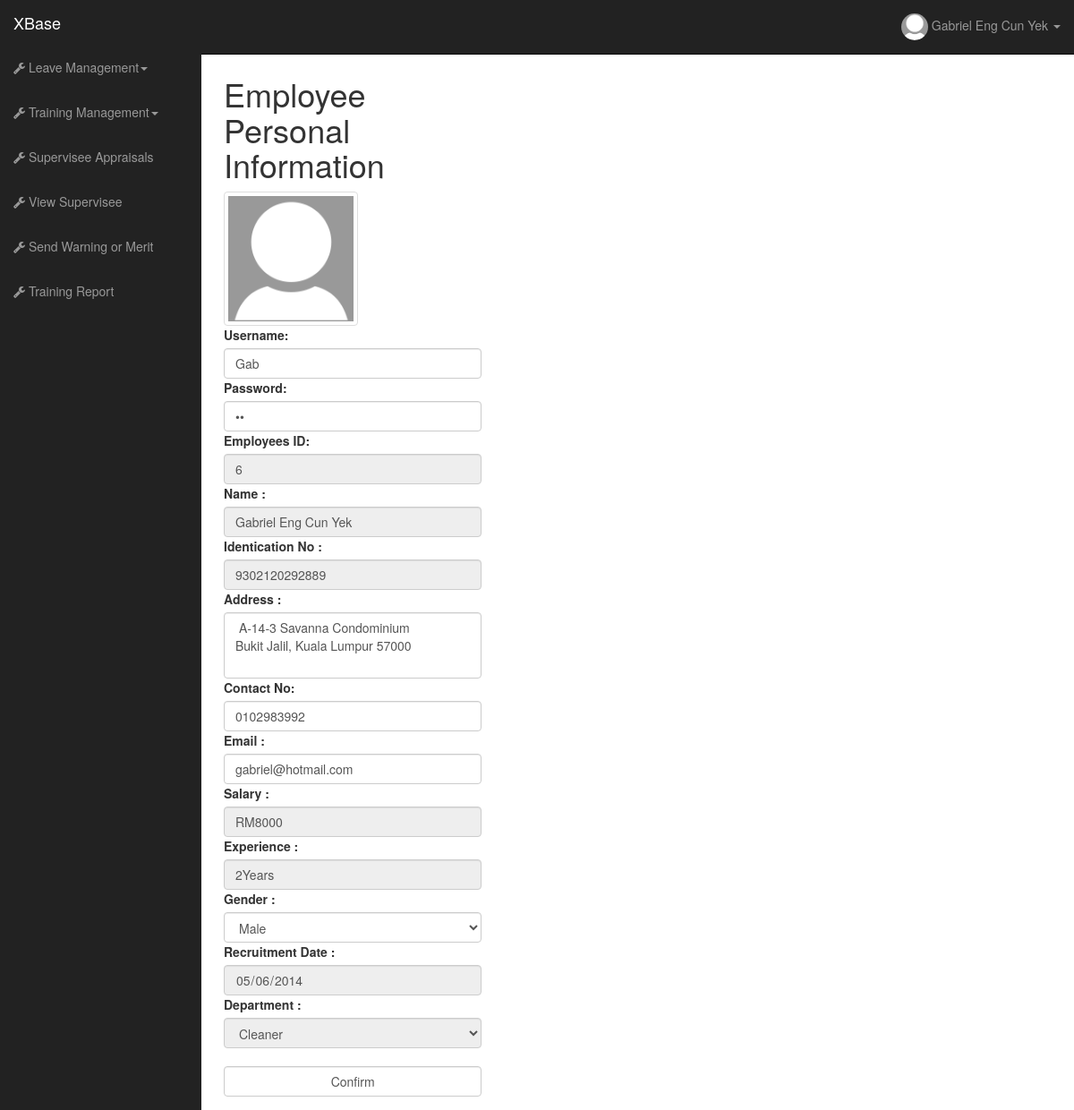
The page /profile-edit.php (signed in) on the database its author committed.
### tables this page shows
CREATE TABLE IF NOT EXISTS `employees` (
  `Employees_ID` int(11) NOT NULL AUTO_INCREMENT,
  `FullName` varchar(300) NOT NULL,
  `Identification_Card` varchar(100) NOT NULL,
  `Address` varchar(300) NOT NULL,
  `Contact_No` varchar(100) NOT NULL,
  `Email` varchar(300) NOT NULL,
  `Salary` varchar(100) NOT NULL,
  `Experience` varchar(300) NOT NULL,
  `Gender` varchar(100) NOT NULL,
  `Recruitment_Date` date NOT NULL,
  `Privilege` varchar(100) NOT NULL,
  PRIMARY KEY (`Employees_ID`)
);

CREATE TABLE IF NOT EXISTS `employees_department` (
  `EmpDepart_ID` int(11) NOT NULL AUTO_INCREMENT,
  `Employees_ID` int(11) NOT NULL,
  `Department_ID` int(11) NOT NULL,
  PRIMARY KEY (`EmpDepart_ID`)
);

CREATE TABLE IF NOT EXISTS `department` (
  `Department_ID` int(11) NOT NULL AUTO_INCREMENT,
  `Department_Name` varchar(300) NOT NULL,
  `Supervisor_ID` int(11) NOT NULL,
  PRIMARY KEY (`Department_ID`)
);

### core/function/users.php (called while the page is built, shortened)
<?php
function getuserdetails ($id, $parameter){
    $query= mysql_query("SELECT * FROM employees WHERE Employees_ID='$id'");
    $result = mysql_result($query,0, $parameter);
    return $result;
}
function Agetuserlogin($id,$parameter){
	$query= mysql_query("SELECT * FROM login WHERE Employee_ID ='$id'");
	$result = mysql_result($query,0, $parameter);
	return $result;
}
function checkprivilege ($id){
	$query = mysql_query("SELECT Privilege FROM employees WHERE Employees_ID='$id'");
	$result = mysql_result($query, 0, "Privilege");
	return $result;
}
function getdepartmentID ($id){
	$query = mysql_query("SELECT Department_ID FROM employees_department WHERE Employees_ID = '$id' ");
	$result = mysql_result($query, 0);
	return $result;
}
?>

### profile-edit.php (the view, shortened to what this page needs)
<?php require 'core/init.php' ?>
  <body>
    <div id="wrapper">
<?php
				if ($privilege== "normal"){
					include 'widget/header-normal.php';
				}else if ($privilege=="supervisor"){
					include 'widget/header-supervisor.php';
				}else if ($privilege=="admin"){
					include 'widget/header-admin.php';
				}
?>
      <div id="page-wrapper">
        <div class="row">
                  <div class="col-xs-4">
        <form role="form" method ="post" action="confirm-edit.php">
 <h1>   Employee Personal Information </h1>
<div> <?php
			 $file = "picture/".$userid.".jpg";
			 if (file_exists($file)==true){
				$pict = $userid;
			 }else{
				 $pict = "no-pict";
			 }
			 ?>
             <img src="picture/<?php
			 echo $pict;
			 ?>.jpg"  width="150" height="150" class="img-thumbnail">
           	</div>
              <label for="Username">Username:</label>
		<input type ="Text" height="20px" width="135px"
		enabled="True" id="Ausername"   required class="form-control" name="username" value="<?php
			$username =Agetuserlogin($userid,'UserName');
			echo $username;
?>">
  <label for="Password">Password:</label>
		<input type ="Password" height="20px" width="135px"
		enabled="True" id="Auserpass"  required class="form-control" name="userpass" value="<?php
		$userpass =Agetuserlogin($userid,'Password');
			echo $userpass;
		?>">
             <label for="Employees ID">Employees ID:</label>
		<input type ="Text" height="20px" width="135px"
		enabled="True" id="EmplyID" readonly class="form-control" name="empid" value="<?php
		$ID =getuserdetails($userid,'Employees_ID');
		echo $ID;
		?>">
           <label for="Name">Name :</label>
             <input type="Text" Height="20px" Width="135px"
                   Enabled="True" id="Name" readonly class="form-control" name="Fulname" value="<?php
                    $name =getuserdetails ($userid, 'FullName');
                      echo $name;
		?>">
	<label for="Identication Number">Identication No :</label>
	<input type="Text' height="20px" readonly width="135px" enabled="True" id="Name" class="form-control" name="ID" value="<?php
	$IC =getuserdetails($userid,'Identification_Card');
	echo $IC;
	?>">
 <label for="Address">Address :</label>
 <textarea class="form-control" style="resize:none" name="add" id="Address" Enabled="True" rows="3" required>
 <?php
        $address =getuserdetails ($userid, "Address");
                      echo $address;
                      ?>
 </textarea>
    <label for="Contact">Contact No:</label>
    <input type="text" Height="20px" Width="135px"
            Enabled="True"  id="Contact" required class="form-control" name="conta" value="<?php
			$contact =getuserdetails ($userid, "Contact_No");
                      echo $contact;?>
            ">
     <label for="Email">Email :</label>
     <input type="email" Height="20px" Width="135px"
            Enabled="True" id="Email" required  class="form-control" name="email" value="<?php
			$email =getuserdetails($userid,'Email');
			echo $email;
			?>">
    <label for="Salary">Salary :</label>
    <input type="Text" Height="20px" Width="135px"
            Enabled="True" id="Salary" class="form-control" name="sal" readonly value="<?php $salary =getuserdetails($userid,'Salary');
			echo "RM".$salary;
			?>">
    <label for="Experience">Experience :</label>
    <input type="Text" id="Experience" Height="20px" Width="135px"
            Enabled="True" class="form-control" name="exp" readonly value="<?php
            $exp=getuserdetails($userid,'Experience');
			echo $exp."Years";?>">
    <label for = "Genderlist">Gender :</label>
    <select class="form-control" id = "Genderlist" name="gender" >
        	<?php $gender=getuserdetails($userid,'Gender');
			?>
               <option value = "Male"  <?php if($gender== "Male"){ echo 'selected'; }?> >Male</option>
               </select>
    <label for="RecDate">Recruitment Date :</label>
    <input type="Date" Height="20px" Width="135px"
            Enabled="True" id="RecDate" class="form-control" name="recrdate" readonly value="<?php
            $recrdate=getuserdetails($userid,'Recruitment_Date');
			echo $recrdate;
			?>">
    <fieldset disabled>
    <label for="Departmentlist">Department :</label>
    <select class="form-control"  id = "Departmentlist" name="department" >
		<?php
		$depart=getdepartmentID($userid);
		$query = mysql_query("SELECT * FROM department ");
		while ($result = mysql_fetch_assoc ($query)){
			echo "<option value = '".$result['Department_ID']."'";
			if ($depart == $result['Department_ID']){
				echo "selected";
			}
			echo " >".$result['Department_Name']."</option>";
		}
		?>
        </select>
        </fieldset>
     <input type="submit" id="submit" Value="Confirm" class="form-control" name="confirmbtn">
        </form>
          </div>
        </div>
      </div>
    </div>
  </body>
</html>

### widget/topmenu-supervisor.php (shortened to what this page needs)
<ul class="nav navbar-nav navbar-right navbar-user">
            <li class="dropdown user-dropdown">
              <a href="#" class="dropdown-toggle" data-toggle="dropdown"><img src='<?php
			 $file = "picture/".$userid.".jpg";
			 if (file_exists($file)==true){
				$pict = $userid;
			 }else{
				 $pict = "no-pict";
			 }
			 echo "picture/".$pict.".jpg";
			 ?>'  width="30px" height="30px"  class="img-circle">
 <?php echo getuserdetails($userid, "FullName");  ?> <b class="caret"></b></a>
            </li>
          </ul>

### rows shown on the page
employees: FullName "Gabriel Eng Cun Yek", empid "6", Fulname "Gabriel Eng Cun Yek", ID "9302120292889", add "A-14-3 Savanna Condominium Bukit Jalil, Kuala Lumpur 57000", conta "0102983992", email "gabriel@hotmail.com", sal "RM8000", exp "2Years", recrdate "05/06/2014"
employees_department: department "Cleaner"
